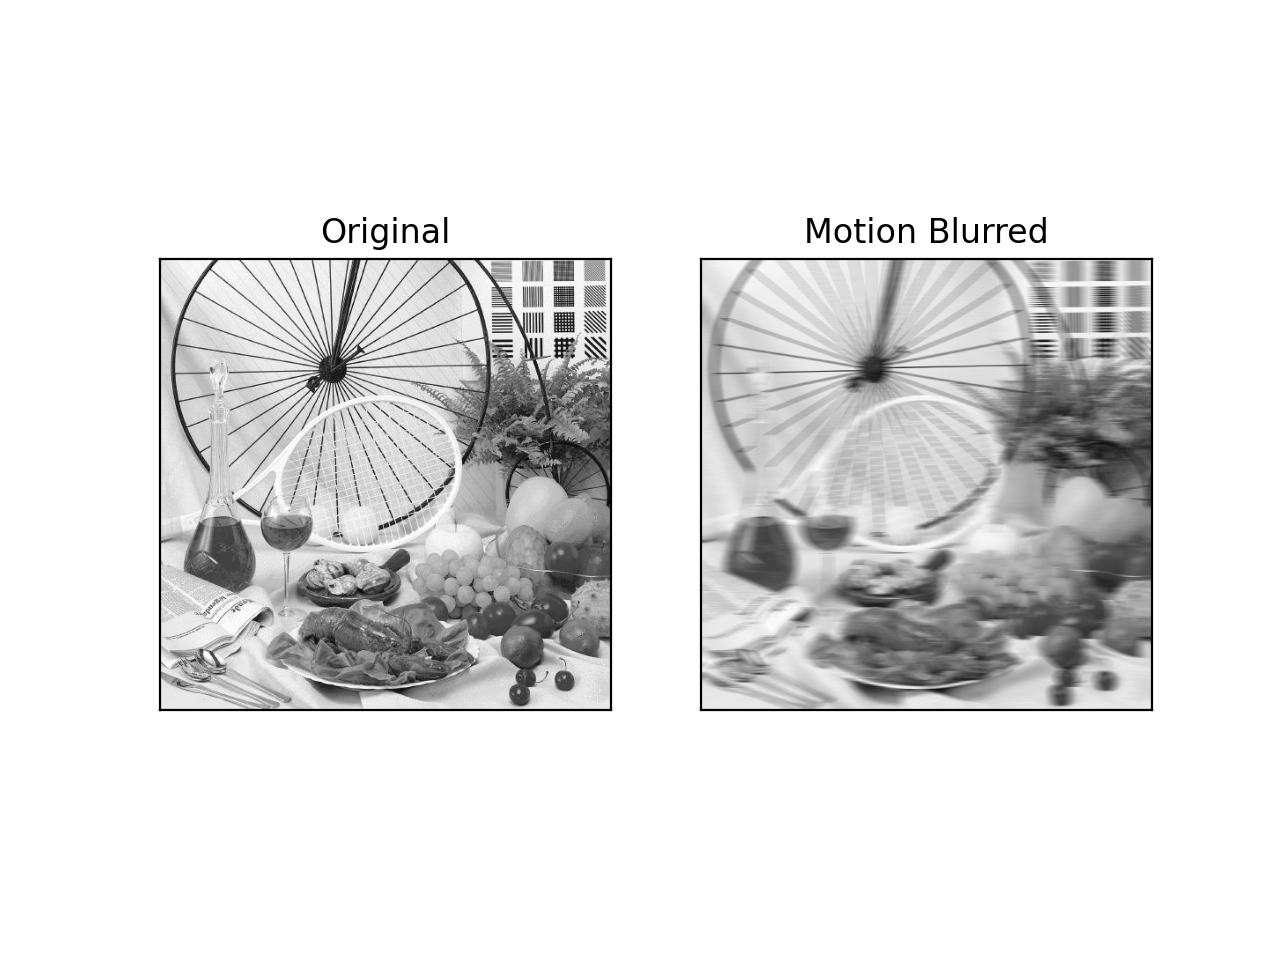

Source code (Python):
import cv2
from matplotlib import pyplot as plt
import numpy as np

img = cv2.imread('/Users/rajeshr/Desktop/7.jpeg')
#cv2.imshow('Input Image', img)
#cv2.waitKey(0)
#cv2.destroyAllWindows()

size = 15
motion_blur = np.zeros((size, size))
motion_blur[int((size-1)/2), :] = np.ones(size)
motion_blur = motion_blur / size

# applying the kernel to the input image
output = cv2.filter2D(img, -1, motion_blur)
#cv2.imshow('Motion Blur', output)
#cv2.waitKey(0)
#cv2.destroyAllWindows()

plt.subplot(121),plt.imshow(img),plt.title('Original')
plt.xticks([]), plt.yticks([])
plt.subplot(122),plt.imshow(output),plt.title('Motion Blurred')
plt.xticks([]), plt.yticks([])
plt.show()
